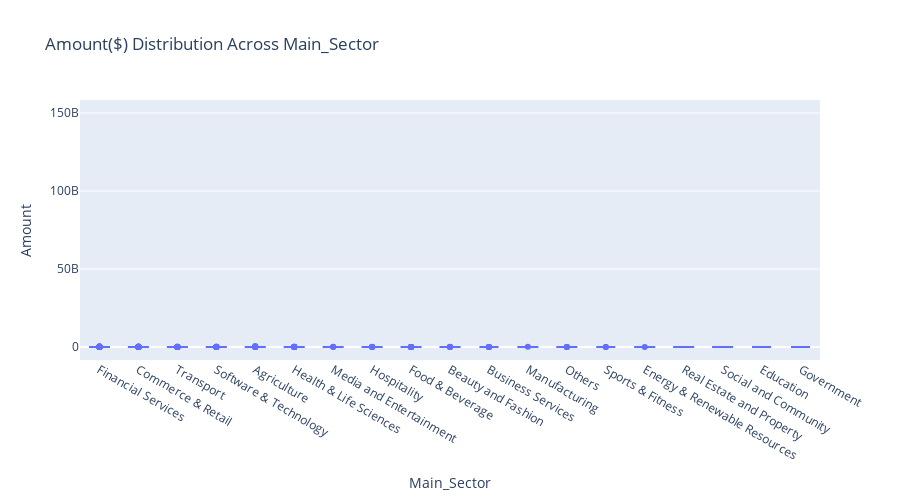

The cell this chart's notebook holds for it:
### Markdown cell above
Univariate analysis for categorical columns

### Code cell
# Create the box plot using Plotly Express
fig = px.box(df, x='Main_Sector', y='Amount', title='Amount($) Distribution Across Main_Sector',
             labels={'sector': 'Sector', 'amount($)': 'Amount($)'})
fig.update_layout(xaxis={'categoryorder': 'total descending'},
                  height=500,
                  width=900)
fig.show()

### Figure 1 — Plotly figure (JSON) as saved in the notebook; plotly's stock layout.template omitted (floating-point values rounded to 4 significant figures; data arrays with more than 128 entries replaced by an {"elided": "..."} marker saying what was removed)
{"data": [{"alignmentgroup": "True", "hovertemplate": "Main_Sector=%{x}<br>Amount=%{y}<extra></extra>", "legendgroup": "", "marker": {"color": "#636efa"}, "name": "", "notched": false, "offsetgroup": "", "orientation": "v", "showlegend": false, "type": "box", "x": {"elided": "1490 str values"}, "x0": " ", "xaxis": "x", "y": {"elided": "1490 int values"}, "y0": " ", "yaxis": "y"}], "layout": {"boxmode": "group", "height": 500, "legend": {"tracegroupgap": 0}, "title": {"text": "Amount($) Distribution Across Main_Sector"}, "width": 900, "xaxis": {"anchor": "y", "categoryorder": "total descending", "domain": [0, 1], "title": {"text": "Main_Sector"}}, "yaxis": {"anchor": "x", "domain": [0, 1], "title": {"text": "Amount"}}}}
